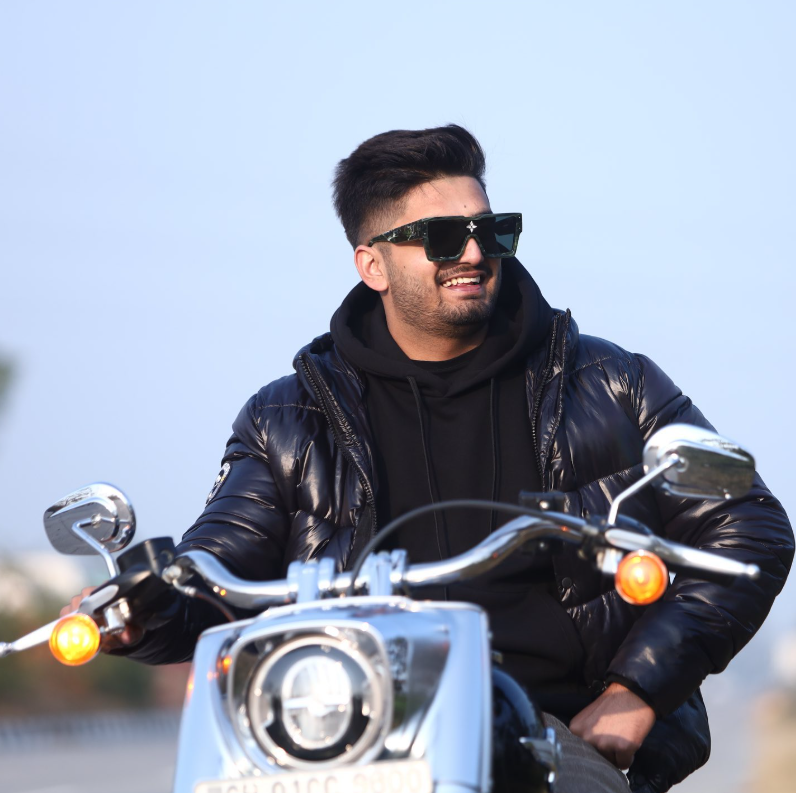
#> input picture OpenCV/images/Screenshot 2024-12-23 114732.png, 796 x 793 px, found by its file name
$ jupyter execute text_over_image.ipynb
#> lines starting #> are read from the running program, lines starting #| are printed output that depends on the picture; after the words box and inside, x2 and y2 are one past the last pixel; in counts of white or black regions, pixels touching at a corner belong together
[cell 1]
import cv2
import numpy as np

[cell 2]
img_get = cv2.imread(r"D:\Python\OpenCV\images\Screenshot 2024-12-23 114732.png")
#> img_get is the input picture: shape (793, 796, 3); mean B, G, R 174.3, 158.1, 150.4
resize = cv2.resize(img_get,(400,400))
cv2.imshow("Maavi",resize)
cv2.waitKey(0)
cv2.destroyAllWindows()

[cell 3]
txt = cv2.putText(img= resize,
text = "ToxicMavi",
org= (50,50),
fontFace=cv2.FONT_HERSHEY_DUPLEX,
fontScale= 3,
color=(0,0,255),
thickness=3,
lineType=cv2.LINE_8,
bottomLeftOrigin= False)
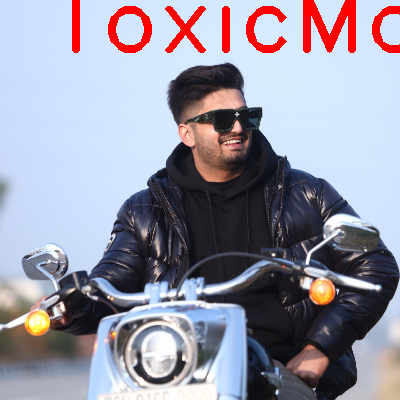
#> txt: shape (400, 400, 3); mean B, G, R 165.7, 150.3, 151.8

cv2.imshow("Maavi",txt)
cv2.waitKey(0)
cv2.destroyAllWindows()

[cell 4]
txt = cv2.putText(img= txt,
text = "ToxicMavi",
org= (50,50),
fontFace=cv2.FONT_HERSHEY_DUPLEX,
fontScale= 3,
color=(255,0,0),
thickness=3,
lineType=cv2.LINE_8,
bottomLeftOrigin= True)
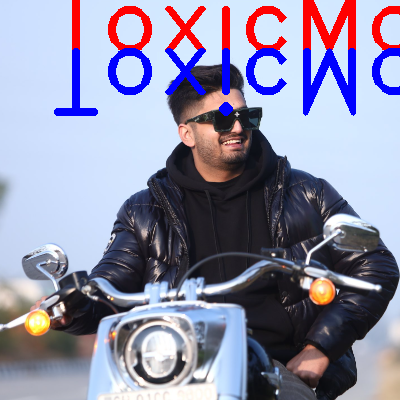
#> txt: shape (400, 400, 3); 3.81% of pixels changed, all inside (x1, y1, x2, y2) = (54, 48, 400, 116)

cv2.imshow("Maavi",txt)
cv2.waitKey(0)
cv2.destroyAllWindows()

$ run again, with OpenCV/images/Screenshot 2024-10-17 035715.png copied over OpenCV/images/Screenshot 2024-12-23 114732.png
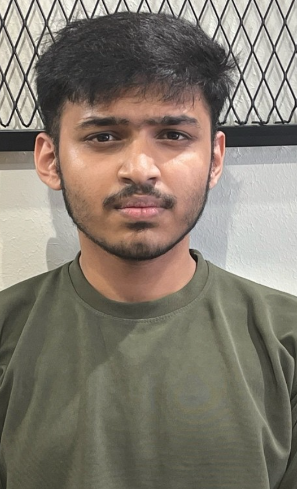
#> input picture OpenCV/images/Screenshot 2024-10-17 035715.png, 297 x 489 px, found by its file name
#> img_get is the input picture: shape (489, 297, 3); mean B, G, R 111, 122.9, 131.2
#> `resize = cv2.resize(img_get,(400,400))`:
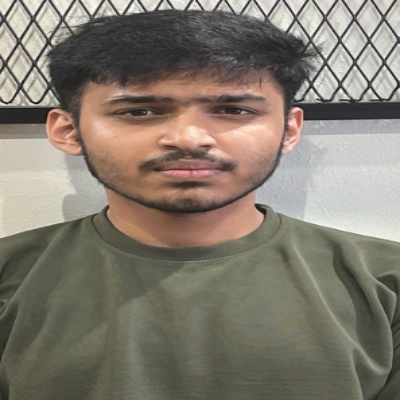
#> resize: shape (400, 400, 3); mean B, G, R 110.9, 122.8, 131.1
#> `txt = cv2.putText(img= txt, text = "ToxicMavi", org= (50,50), fontFace..`:
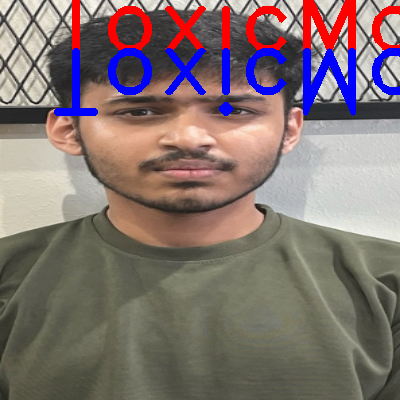
#> txt: shape (400, 400, 3); mean B, G, R 112.7, 114.6, 130.3
